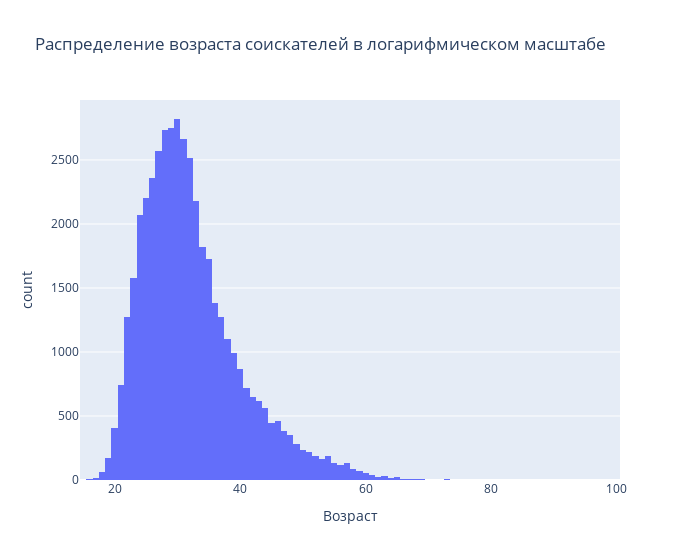

Notebook cell for this chart:
### Markdown cell above
6). В результате анализа мы обнаружили потенциальные выбросы в признаке **"Возраст"**. Это оказались резюме людей чересчур преклонного возраста для поиска работы. Попробуйте построить распределение признака в **логарифмическом масштабе**? В какую сторону **асимметрично логарифмическое распределение**? Найдите выбросы с помощью **метода z-отклонения** и удалите их из данных, используйте логарифмический масштаб, сделайте **послабление на 1 сигму (возьмите 4 сигмы)** в сторону, противоположную асимметрии.

### Code cell
fig = px.histogram(
    data_frame=hh_data,
    x='Возраст',
    title='Распределение возраста соискателей в логарифмическом масштабе',
    width=700,
)
fig.show()

# Напишем функцию outliers_z_score() с ручным введением количества сигм слева и справа:
def outliers_z_score_mod(data, feature, log_scale=False, left=3, right=3):
    if log_scale:
        x = np.log(data[feature]+1)
    else:
        x = data[feature]
    mu = x.mean()
    sigma = x.std()
    lower_bound = mu - left * sigma
    upper_bound = mu + right * sigma
    outliers = data[(x < lower_bound) | (x > upper_bound)]
    cleaned = data[(x > lower_bound) & (x < upper_bound)]
    return outliers, cleaned

# Применяем функцию к hh_data, 'Возраст'. Возьмём 4 сигмы справа, т.к. график возраста в логарифмическом масштабе имеет левостороннюю ассимметрию:
outliers, cleaned = outliers_z_score_mod(hh_data, 'Возраст', log_scale=True, left=3, right=4)

print(f'Число выбросов по методу z-отклонения: {outliers.shape[0]}')
print(f'Результирующее число записей: {cleaned.shape[0]}')

### Figure 1 — Plotly figure (JSON) as saved in the notebook; plotly's stock layout.template omitted (floating-point values rounded to 4 significant figures; data arrays with more than 128 entries replaced by an {"elided": "..."} marker saying what was removed)
{"data": [{"alignmentgroup": "True", "bingroup": "x", "hovertemplate": "Возраст=%{x}<br>count=%{y}<extra></extra>", "legendgroup": "", "marker": {"color": "#636efa", "pattern": {"shape": ""}}, "name": "", "offsetgroup": "", "orientation": "v", "showlegend": false, "type": "histogram", "x": {"elided": "44485 int values"}, "xaxis": "x", "yaxis": "y"}], "layout": {"barmode": "relative", "legend": {"tracegroupgap": 0}, "title": {"text": "Распределение возраста соискателей в логарифмическом масштабе"}, "width": 700, "xaxis": {"anchor": "y", "domain": [0, 1], "title": {"text": "Возраст"}}, "yaxis": {"anchor": "x", "domain": [0, 1], "title": {"text": "count"}}}}
